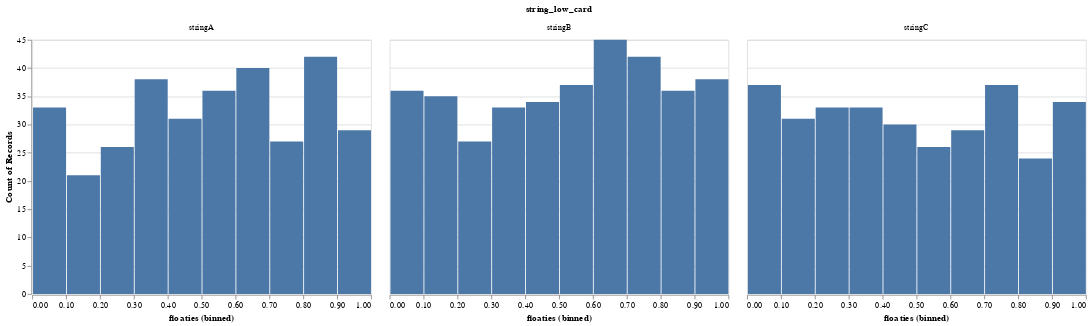
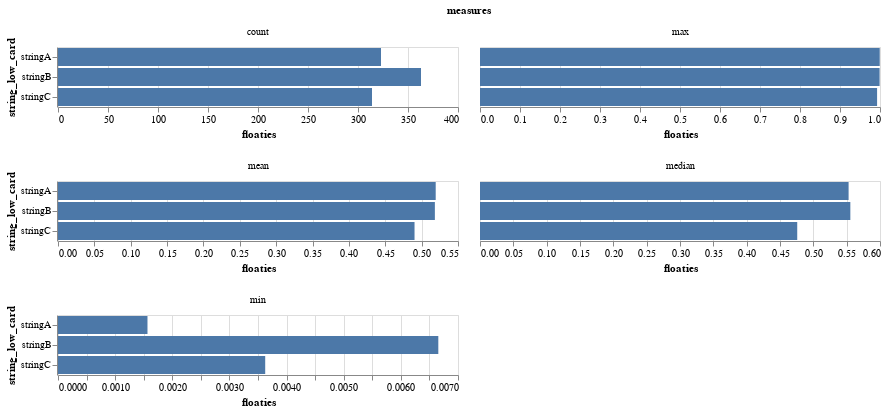

These figures' notebook cell, in order:
### Code cell
ce.chart_me(df, 'string_low_card', 'floaties')

### Figure 1 — Vega-Lite specification as saved in the notebook (floating-point values rounded to 4 significant figures; data arrays with more than 128 entries replaced by an {"elided": "..."} marker saying what was removed)
{"config": {"view": {"continuousWidth": 400, "continuousHeight": 300}}, "data": {"name": "data-22e9cca00f92a20a8ac94d3d804fada3"}, "mark": "bar", "encoding": {"facet": {"columns": 4, "field": "string_low_card", "type": "ordinal"}, "x": {"bin": true, "field": "floaties", "type": "quantitative"}, "y": {"aggregate": "count", "type": "quantitative"}}, "$schema": "https://vega.github.io/schema/vega-lite/v4.17.0.json", "datasets": {"data-22e9cca00f92a20a8ac94d3d804fada3": {"elided": "1000 records"}}}

### Figure 2 — Vega-Lite specification as saved in the notebook (floating-point values rounded to 4 significant figures)
{"config": {"view": {"continuousWidth": 400, "continuousHeight": 300}}, "data": {"name": "data-219bb9c10941347c0b412e9aa3ae508e"}, "mark": "bar", "encoding": {"facet": {"columns": 2, "field": "measures", "type": "ordinal"}, "x": {"field": "floaties", "type": "quantitative"}, "y": {"field": "string_low_card", "type": "ordinal"}}, "resolve": {"scale": {"x": "independent"}}, "$schema": "https://vega.github.io/schema/vega-lite/v4.17.0.json", "datasets": {"data-219bb9c10941347c0b412e9aa3ae508e": [{"string_low_card": "stringB", "measures": "count", "floaties": 363.0}, {"string_low_card": "stringA", "measures": "count", "floaties": 323.0}, {"string_low_card": "stringC", "measures": "count", "floaties": 314.0}, {"string_low_card": "stringB", "measures": "min", "floaties": 0.006656}, {"string_low_card": "stringA", "measures": "min", "floaties": 0.001566}, {"string_low_card": "stringC", "measures": "min", "floaties": 0.003626}, {"string_low_card": "stringB", "measures": "max", "floaties": 0.999}, {"string_low_card": "stringA", "measures": "max", "floaties": 0.9993}, {"string_low_card": "stringC", "measures": "max", "floaties": 0.9927}, {"string_low_card": "stringB", "measures": "mean", "floaties": 0.5182}, {"string_low_card": "stringA", "measures": "mean", "floaties": 0.5193}, {"string_low_card": "stringC", "measures": "mean", "floaties": 0.4902}, {"string_low_card": "stringB", "measures": "median", "floaties": 0.5555}, {"string_low_card": "stringA", "measures": "median", "floaties": 0.5529}, {"string_low_card": "stringC", "measures": "median", "floaties": 0.4758}]}}
